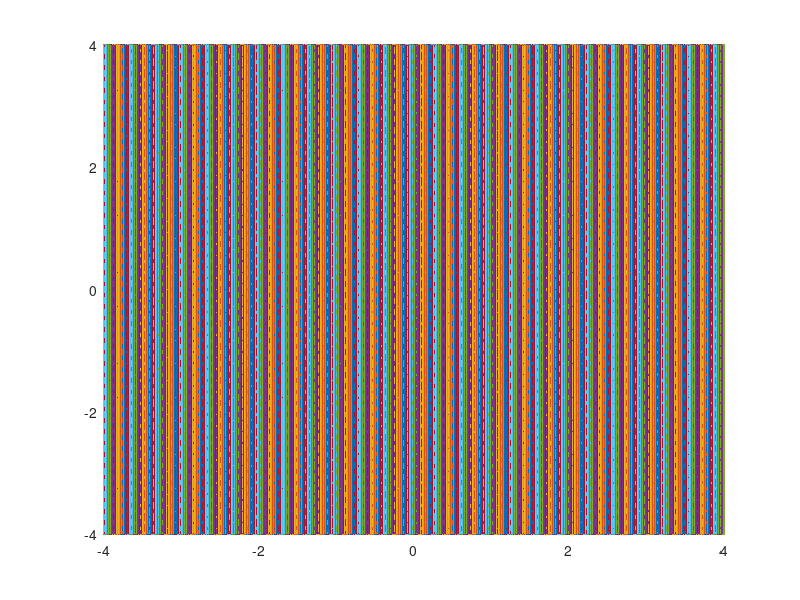

The MATLAB source for this figure:
x1 = linspace(-4,4,2000);
y1 = linspace(-4,4,2000);
[newx newy] = meshgrid(x1,y1);
newz = complex(newx,newy);
newz1 = newz;

p = @(z) 1.0*z.^3 + z.*8.0i

for j = 1: 15
    newz = p(newz);
end

%  Zero-out values that greater than or equal to 10
newz1(abs(newz) >= 10) = 0;

h = plot(newz1,'.');